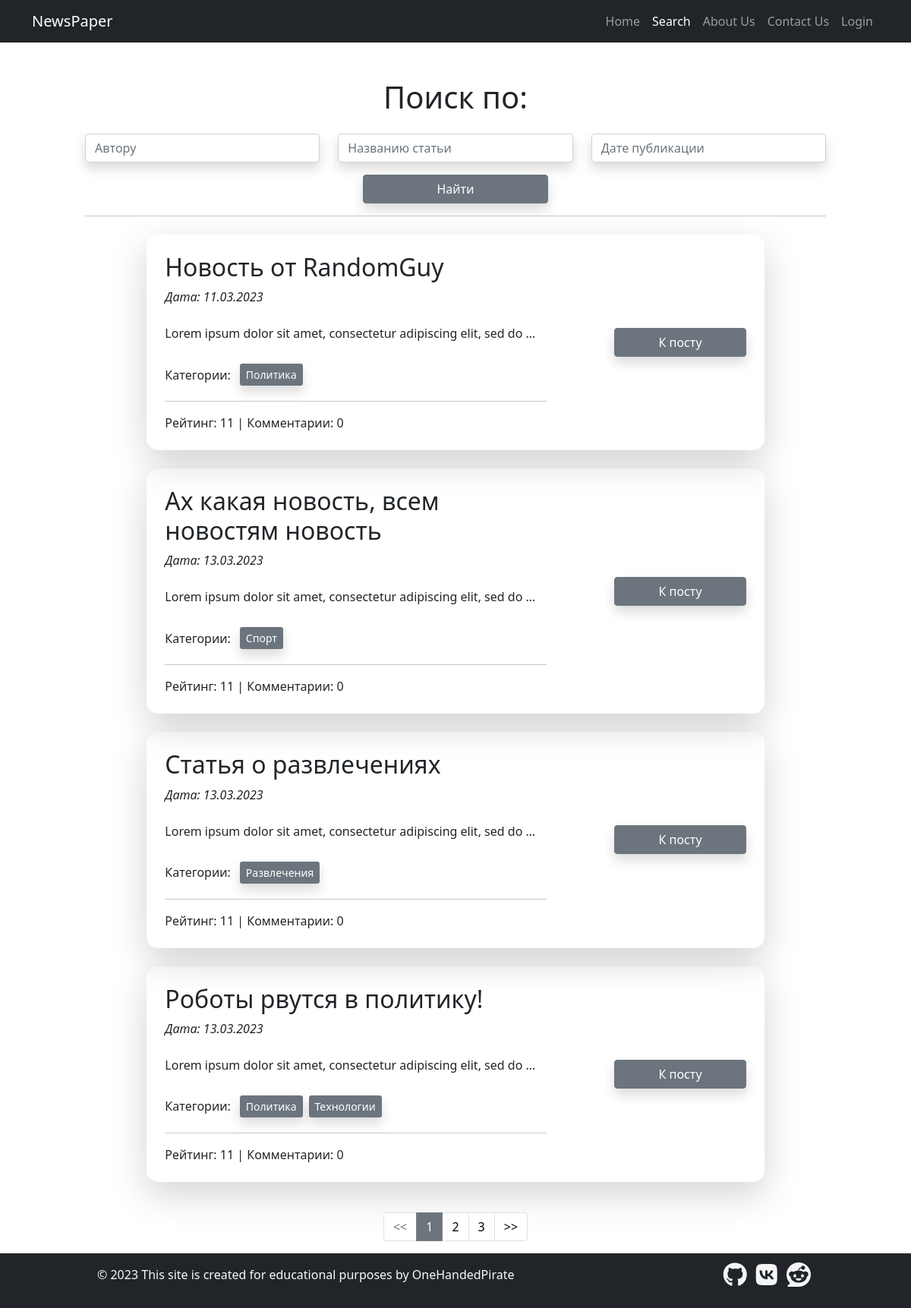
The app's page /news/search/ with its own data.
### news/models.py (models this page shows, shortened)
class Attitude:
    '''Миксин-класс для моделей с полем rating'''

class Post(models.Model, Attitude):
    author = models.ForeignKey(Author, on_delete=models.CASCADE)
    type = models.CharField(max_length=1,
                            choices=[('N', 'Новость'), ('A', 'Статья')],
                            default='A')
    publish_time = models.DateTimeField(auto_now_add=True)
    category = models.ManyToManyField(Category, through='PostCategory')
    title = models.CharField(max_length=150)
    text = models.TextField()
    rating = models.IntegerField(default=0)

class Category(models.Model):
    name = models.CharField(max_length=100, unique=True)
    subscribers = models.ManyToManyField(User, through='CategorySubscriber')

### news/views.py (the view)
# urls.py: path('search/', SearchPost.as_view(), name='search'),
class SearchPost(ListView):
    model = Post
    template_name = 'news/postSearch.html'
    context_object_name = 'search'
    paginate_by = 4
    def get_context_data(self, *, object_list=None, **kwargs):
        context = super().get_context_data(**kwargs)
        context['menu'] = menu
        context['filter'] = PostFilter(self.request.GET, queryset=self.get_queryset())
        context['filter_params'] = get_filter_params(self.request)
        return context
    def get_queryset(self):
        queryset = super().get_queryset()
        return PostFilter(self.request.GET, queryset=queryset).qs

### news/templatetags/news/custom_filters.py (called while the page is built)
@register.filter(name='censor')
def censor(value):
    banned_words = ['пьер', 'японии', 'париж', 'текст', 'олимпийск']
    original_text = value.split()
    bad_words = []
    for indx, word in enumerate(value.lower().split()):
        for bad_word in banned_words:
            if bad_word in word:
                bad_words.append(indx)
    for bad_word in bad_words:
        original_text[bad_word] = '*нехорошее слово*'
    return ' '.join(original_text)

### news/utils.py (called while the page is built)
def get_filter_params(request):
    temp = {p: v for p, v in request.GET.copy().items() if p != 'page'}
    if any([not not v for v in temp.values()]):
        return ''.join([f'&{p}={v}' for p, v in temp.items() if v])
    else:
        return None

### news/templates/news/postSearch.html (shortened to what this page needs)
{% extends 'news/default.html' %}
{% load widget_tweaks %}
{% load news.custom_filters %}
{% block content %}
    <h1>Поиск по:</h1>
    <form method="get" class="mt-4">
        <div class='row'>
            {% for f in filter.form %}
                <div class="col-4">{{ f|add_class:'shadow' }}</div>
            {% endfor %}
        </div>
        <div class="d-grid gap-2 col-3 mx-auto">
            <button type="submit" class="btn btn-secondary mt-3 shadow">Найти</button>
        </div>
        <hr>
    </form>
    {% for post in search %}
        {% include 'news/postInList.html' %}
    {% endfor %}
{% endblock %}

### news/templates/news/postInList.html (shortened to what this page needs)
{% load news.custom_filters %}
<div class="container-fluid col-sm-12 col-lg-10 rounded-5 shadow-lg p-4 my-4"
     style="border-radius: 15px">
    <div class="row justify-content-between">
        <div class="text-start col-8 overflow-auto">
            <h2>{{ post.title | censor }}</h2>
            <p class="fst-italic">Дата: {{ post.publish_time|date:'d.m.Y' }}</p>
            <p class="mt-4">{{ post.text | truncatewords:10 | censor }}</p>
            <div class="mt-4">
                {% include 'news/postCategoriesAjax.html' %}
            </div>
            <hr>
            <div>
                <span>Рейтинг: {{ post.rating }}</span> |
                <span>Комментарии: {{ post.comments.all.count }}</span>
            </div>
        </div>
        <div class="text-end col-3 d-flex flex-column align-items-end justify-content-center overflow-hidden">
            <div class="w-100">
                <a class="btn btn-secondary btn-block w-100 shadow" href="{% url 'post' post.pk %}">К посту</a>
            </div>
        </div>
    </div>
</div>

### news/templates/news/postCategoriesAjax.html
<div class="btn-group d-flex flex-wrap" role="group" aria-label="Категории">
    <span class="me-2 my-auto">Категории:</span>
    {% for cat in post.category.all %}
        {% if user.is_authenticated %}
            {% if user not in cat.subscribers.all %}
                <button
                        class="btn-sm btn-outline-secondary m-1 shadow"
                        data-url="{% url 'subscribe' cat.pk %}"
                        title="Нажмите, чтобы подписаться на категорию"
                        onclick="subscribeCategory(event)"
                >
                    {{ cat.name }}
                </button>
            {% else %}
                <button
                        class="btn-sm btn-secondary m-1 shadow"
                        title="Нажмите, чтобы отписаться"
                        data-url="{% url 'unsubscribe' cat.pk %}"
                        onclick="unsubscribeCategory(event)"
                >
                    {{ cat.name }}
                </button>
            {% endif %}
        {% else %}
            <span class="btn-sm btn-secondary m-1 shadow"
                  title="Войдите, чтобы подписаться на категорию">{{ cat.name }}</span>
        {% endif %}
    {% endfor %}
</div>

### records on screen
Post: title|censor "Новость от RandomGuy", publish_time "11.03.2023", text|censor "Lorem ipsum dolor sit amet, consectetur adipiscing elit, sed do …", rating "11", comments.all.count "0"
Category: name "Политика"
Post: title|censor "Ах какая новость, всем новостям новость", publish_time "13.03.2023", text|censor "Lorem ipsum dolor sit amet, consectetur adipiscing elit, sed do …", rating "11", comments.all.count "0"
Category: name "Спорт"
Post: title|censor "Статья о развлечениях", publish_time "13.03.2023", text|censor "Lorem ipsum dolor sit amet, consectetur adipiscing elit, sed do …", rating "11", comments.all.count "0"
Category: name "Развлечения"
Post: title|censor "Роботы рвутся в политику!", publish_time "13.03.2023", text|censor "Lorem ipsum dolor sit amet, consectetur adipiscing elit, sed do …", rating "11", comments.all.count "0"
Category: name "Технологии"

### other values on screen
{{ item.title }} "Home"
{{ item.title }} "Search"
{{ item.title }} "About Us" "Contact Us"
{{ item.title }} "Login"
{{ num }} "1"
{{ num }} "2" "3"
